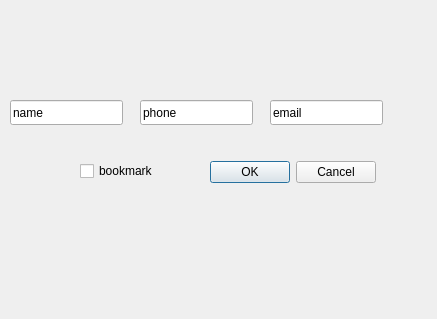
<?xml version="1.0" encoding="UTF-8"?>
<ui version="4.0">
 <class>AddDialog</class>
 <widget class="QWidget" name="AddDialog">
  <property name="geometry">
   <rect>
    <x>0</x>
    <y>0</y>
    <width>437</width>
    <height>319</height>
   </rect>
  </property>
  <property name="windowTitle">
   <string>Form</string>
  </property>
  <widget class="QLineEdit" name="lineEdit_name">
   <property name="geometry">
    <rect>
     <x>10</x>
     <y>100</y>
     <width>113</width>
     <height>25</height>
    </rect>
   </property>
   <property name="text">
    <string>name</string>
   </property>
  </widget>
  <widget class="QLineEdit" name="lineEdit_phone">
   <property name="geometry">
    <rect>
     <x>140</x>
     <y>100</y>
     <width>113</width>
     <height>25</height>
    </rect>
   </property>
   <property name="text">
    <string>phone</string>
   </property>
  </widget>
  <widget class="QLineEdit" name="lineEdit_email">
   <property name="geometry">
    <rect>
     <x>270</x>
     <y>100</y>
     <width>113</width>
     <height>25</height>
    </rect>
   </property>
   <property name="text">
    <string>email</string>
   </property>
  </widget>
  <widget class="QCheckBox" name="checkBox_bookmark">
   <property name="geometry">
    <rect>
     <x>80</x>
     <y>160</y>
     <width>91</width>
     <height>22</height>
    </rect>
   </property>
   <property name="text">
    <string>bookmark</string>
   </property>
  </widget>
  <widget class="QDialogButtonBox" name="buttonBox">
   <property name="geometry">
    <rect>
     <x>210</x>
     <y>160</y>
     <width>166</width>
     <height>25</height>
    </rect>
   </property>
   <property name="standardButtons">
    <set>QDialogButtonBox::StandardButton::Cancel|QDialogButtonBox::StandardButton::Ok</set>
   </property>
  </widget>
 </widget>
 <resources/>
 <connections/>
</ui>
